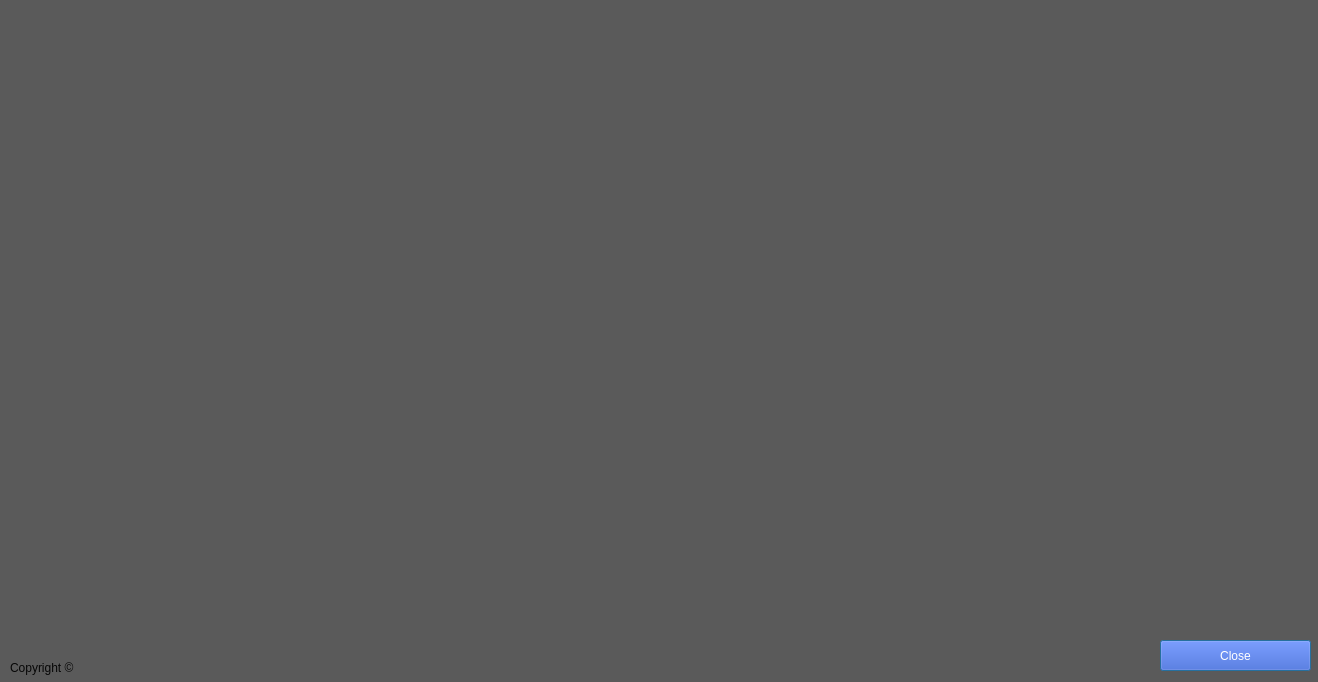
<?xml version="1.0" encoding="UTF-8"?>
<ui version="4.0">
 <class>live_deplete_mainwindow</class>
 <widget class="QDialog" name="live_deplete_mainwindow">
  <property name="geometry">
   <rect>
    <x>0</x>
    <y>0</y>
    <width>1318</width>
    <height>682</height>
   </rect>
  </property>
  <property name="windowTitle">
   <string>Dialog</string>
  </property>
  <property name="styleSheet">
   <string notr="true">background-color: rgb(90, 90, 90);</string>
  </property>
  <widget class="QPushButton" name="pushButton">
   <property name="geometry">
    <rect>
     <x>1160</x>
     <y>640</y>
     <width>151</width>
     <height>31</height>
    </rect>
   </property>
   <property name="styleSheet">
    <string notr="true">background-color: rgb(46, 81, 204);
color: rgb(255, 255, 255);
font: 75 10pt &quot;MS Shell Dlg 2&quot;;
border-color: rgb(170, 255, 0);</string>
   </property>
   <property name="text">
    <string>Close</string>
   </property>
  </widget>
  <widget class="QLabel" name="label_2">
   <property name="geometry">
    <rect>
     <x>10</x>
     <y>660</y>
     <width>941</width>
     <height>16</height>
    </rect>
   </property>
   <property name="styleSheet">
    <string notr="true">color:rgb(6, 6, 6)</string>
   </property>
   <property name="text">
    <string>Copyright ©</string>
   </property>
  </widget>
 </widget>
 <resources/>
 <connections/>
</ui>
